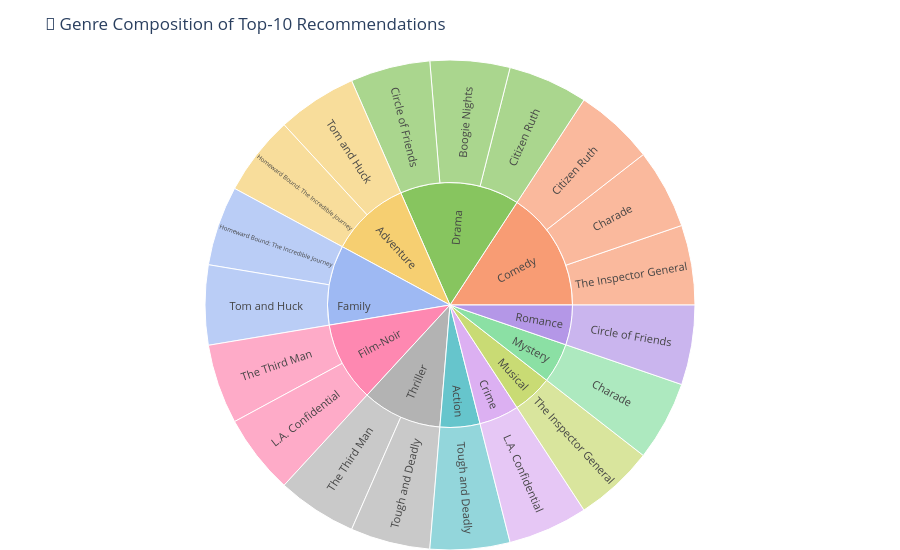

Source (notebook cell):
### Markdown cell above
---
## 🎯 Chart 3 — Genre Distribution (Sunburst Chart)
> **Why better?** Shows the **genre composition** of recommendations hierarchically — useful for understanding *why* this user is getting these suggestions (their taste profile).

### Code cell
# Explode genres for sunburst
genre_rows = []
for _, row in df.iterrows():
    for g in row['Genre'].split('/'):
        genre_rows.append({'Movie': row['Movie'], 'Genre': g.strip(), 'Rating': row['Predicted_Rating']})

gdf = pd.DataFrame(genre_rows)

fig3 = px.sunburst(
    gdf,
    path=['Genre', 'Movie'],
    values='Rating',
    color='Genre',
    color_discrete_sequence=px.colors.qualitative.Pastel,
    title='🎯 Genre Composition of Top-10 Recommendations'
)

fig3.update_traces(
    textfont=dict(size=11),
    insidetextorientation='radial'
)

fig3.update_layout(
    height=550,
    margin=dict(t=60, l=0, r=0, b=0)
)

fig3.show()

### Figure 1 — Plotly figure (JSON) as saved in the notebook; plotly's stock layout.template omitted (floating-point values rounded to 4 significant figures)
{"data": [{"branchvalues": "total", "customdata": [["Action"], ["Action"], ["Adventure"], ["Adventure"], ["Adventure"], ["Comedy"], ["Comedy"], ["Comedy"], ["Comedy"], ["Crime"], ["Crime"], ["Drama"], ["Drama"], ["Drama"], ["Drama"], ["Family"], ["Family"], ["Family"], ["Film-Noir"], ["Film-Noir"], ["Film-Noir"], ["Musical"], ["Musical"], ["Mystery"], ["Mystery"], ["Romance"], ["Romance"], ["Thriller"], ["Thriller"], ["Thriller"]], "domain": {"x": [0, 1], "y": [0, 1]}, "hovertemplate": "labels=%{label}<br>Rating=%{value}<br>parent=%{parent}<br>id=%{id}<br>Genre=%{customdata[0]}<extra></extra>", "ids": ["Action", "Action/Tough and Deadly", "Adventure/Tom and Huck", "Adventure", "Adventure/Homeward Bound: The Incredible Journey", "Comedy", "Comedy/The Inspector General", "Comedy/Charade", "Comedy/Citizen Ruth", "Crime/L.A. Confidential", "Crime", "Drama/Citizen Ruth", "Drama/Boogie Nights", "Drama", "Drama/Circle of Friends", "Family/Homeward Bound: The Incredible Journey", "Family", "Family/Tom and Huck", "Film-Noir/The Third Man", "Film-Noir/L.A. Confidential", "Film-Noir", "Musical", "Musical/The Inspector General", "Mystery/Charade", "Mystery", "Romance/Circle of Friends", "Romance", "Thriller/The Third Man", "Thriller", "Thriller/Tough and Deadly"], "insidetextorientation": "radial", "labels": ["Action", "Tough and Deadly", "Tom and Huck", "Adventure", "Homeward Bound: The Incredible Journey", "Comedy", "The Inspector General", "Charade", "Citizen Ruth", "L.A. Confidential", "Crime", "Citizen Ruth", "Boogie Nights", "Drama", "Circle of Friends", "Homeward Bound: The Incredible Journey", "Family", "Tom and Huck", "The Third Man", "L.A. Confidential", "Film-Noir", "Musical", "The Inspector General", "Charade", "Mystery", "Circle of Friends", "Romance", "The Third Man", "Thriller", "Tough and Deadly"], "marker": {"colors": ["rgb(102, 197, 204)", "rgb(102, 197, 204)", "rgb(246, 207, 113)", "rgb(246, 207, 113)", "rgb(246, 207, 113)", "rgb(248, 156, 116)", "rgb(248, 156, 116)", "rgb(248, 156, 116)", "rgb(248, 156, 116)", "rgb(220, 176, 242)", "rgb(220, 176, 242)", "rgb(135, 197, 95)", "rgb(135, 197, 95)", "rgb(135, 197, 95)", "rgb(135, 197, 95)", "rgb(158, 185, 243)", "rgb(158, 185, 243)", "rgb(158, 185, 243)", "rgb(254, 136, 177)", "rgb(254, 136, 177)", "rgb(254, 136, 177)", "rgb(201, 219, 116)", "rgb(201, 219, 116)", "rgb(139, 224, 164)", "rgb(139, 224, 164)", "rgb(180, 151, 231)", "rgb(180, 151, 231)", "rgb(179, 179, 179)", "rgb(179, 179, 179)", "rgb(179, 179, 179)"]}, "name": "", "parents": ["", "Action", "Adventure", "", "Adventure", "", "Comedy", "Comedy", "Comedy", "Crime", "", "Drama", "Drama", "", "Drama", "Family", "", "Family", "Film-Noir", "Film-Noir", "", "", "Musical", "Mystery", "", "Romance", "", "Thriller", "", "Thriller"], "textfont": {"size": 11}, "type": "sunburst", "values": [5.0, 5.0, 5.0, 10.0, 5.0, 15.0, 5.0, 5.0, 5.0, 5.0, 5.0, 5.0, 5.0, 15.0, 5.0, 5.0, 10.0, 5.0, 5.0, 5.0, 10.0, 5.0, 5.0, 5.0, 5.0, 5.0, 5.0, 5.0, 10.0, 5.0]}], "layout": {"height": 550, "legend": {"tracegroupgap": 0}, "margin": {"b": 0, "l": 0, "r": 0, "t": 60}, "sunburstcolorway": ["rgb(102, 197, 204)", "rgb(246, 207, 113)", "rgb(248, 156, 116)", "rgb(220, 176, 242)", "rgb(135, 197, 95)", "rgb(158, 185, 243)", "rgb(254, 136, 177)", "rgb(201, 219, 116)", "rgb(139, 224, 164)", "rgb(180, 151, 231)", "rgb(179, 179, 179)"], "title": {"text": "🎯 Genre Composition of Top-10 Recommendations"}}}
